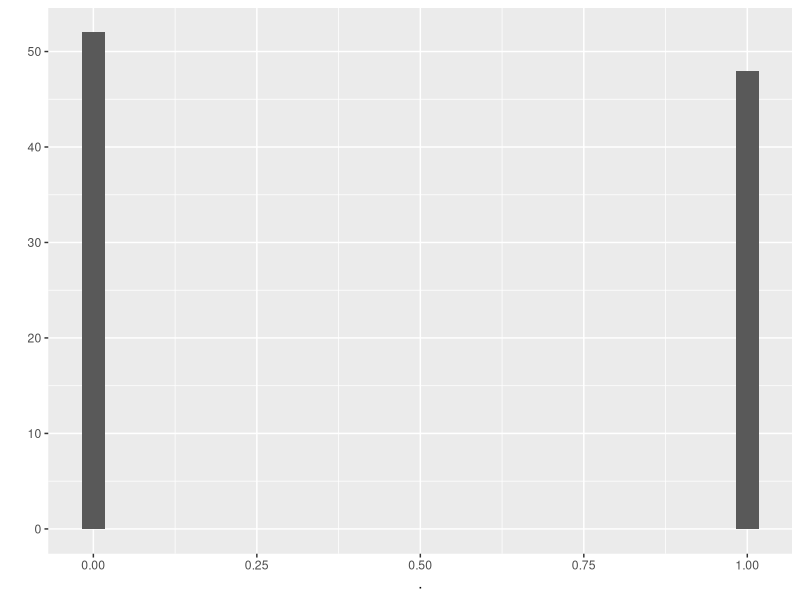
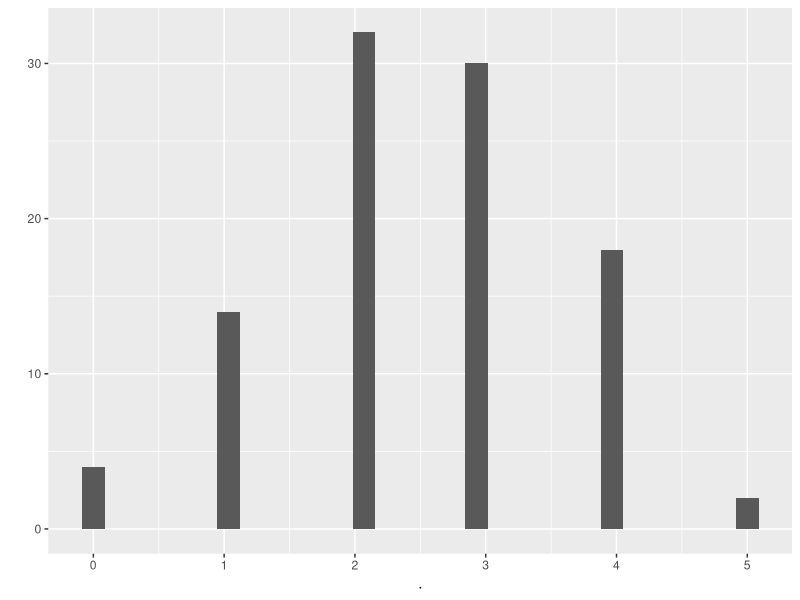

The R script that drew these images, in order: (Note: this script raises an error after producing the figures.)
## ---- chunk 1
library(tidyr)
library(dplyr)
library(ggplot2)
## ---- chunk 2
rbinom(size = 1, prob = 0.5, n = 1) # run this a couple of times
## ---- chunk 3
rbinom(size = 1, prob = 0.5, n = 100)
## ---- chunk 4
rbinom(size=1, prob=0.5, n = 100) %>%
  qplot()
# qplot is smart and if you give it a list of numbers, it will make you a histogram automagically
## ---- chunk 5
rbinom(size = 3, prob = 0.5, n = 1) # run this a couple of times
## ---- chunk 6
rbinom(size = 1, prob = 0.5, n = 3) # run this a couple of times
## ---- chunk 7
rbinom(size = 5, prob = 0.5, n = 100) %>%
  qplot()
## ---- chunk 8
rbinom(size = ..., prob = ..., n = ...) %>%
  qplot()
## ---- chunk 9
rbinom(size = ..., prob = ..., n = ...) %>%
  qplot()
## ---- chunk 10
dbinom(size = 1, prob = 0.5, x = 0)
## ---- chunk 11
# you can also supply a vector of outcomes
dbinom(size = 1, prob = 0.5, x = c(0,1))
## ---- chunk 12
dbinom(size = 5, prob = 0.5, x = 2)
## ---- chunk 13
dbinom(size = 5, prob = 0.5, x = c(0,1,2,3,4,5))
## ---- chunk 14
probabilities <- dbinom(size = 5, prob = 0.5, x = c(0,1,2,3,4,5))

binomial_density <- data.frame(
          values = c(0,1,2,3,4,5),
           probs = probabilities
          )

binomial_density

ggplot(binomial_density,
       aes(x = values, y = probs))+
  geom_bar(stat='identity', position=position_dodge())
## ---- chunk 15
probabilities <- pbinom(size = 5, prob = 0.5, q = c(0,1,2,3,4,5))

binomial_cumulative <- data.frame(
          values = c(0,1,2,3,4,5),
           probs = probabilities
          )

binomial_cumulative

ggplot(binomial_cumulative, 
       aes(x = values, y = probs))+
  geom_bar(stat='identity', position=position_dodge())
## ---- chunk 16

cumulative_probabilities <- c(0, 0.125, 0.25, 0.375, 0.5, 0.625, 0.75, 0.875, 1)

outcomes <- qbinom(size = 5, prob = 0.5, p = cumulative_probabilities)

binomial_quantiles <- data.frame(
          probs = cumulative_probabilities,
           values = outcomes
          )

ggplot(binomial_quantiles, 
       aes(x = probs, y = values))+
  geom_bar(stat='identity', position=position_dodge())

## ---- chunk 17

cumulative_probabilities <- c(0.025, 0.975) # 95 % quantiles

outcomes <- qbinom(size = 5, prob = 0.5, p = cumulative_probabilities)

binomial_quantiles <- data.frame(
          probs = cumulative_probabilities,
           values = outcomes
          )

ggplot(binomial_quantiles, 
       aes(x = probs, y = values))+
  geom_bar(stat='identity', position=position_dodge())

## ---- chunk 18
rmultinom(n = 1, size = 1, prob = c(0.33, 0.33, 0.33))
## ---- chunk 19
rnorm(mean = 0, sd = 1, n = 1)
## ---- chunk 20
rnorm(mean = .., sd = .., n = ..) %>%
  qplot()
## ---- chunk 21
exp(rnorm(mean = 0, sd = 1, n = 1000)) %>%
  qplot()
## ---- chunk 22
rpois(lambda = 5, n = 1000) %>% 
  qplot()
## ---- chunk 23
runif(min = 0, max = 1, n = 10000) %>%
  qplot()
## ---- chunk 24
rbeta(shape1 = ..., shape2 = ..., n = 1000) %>% 
  qplot()
